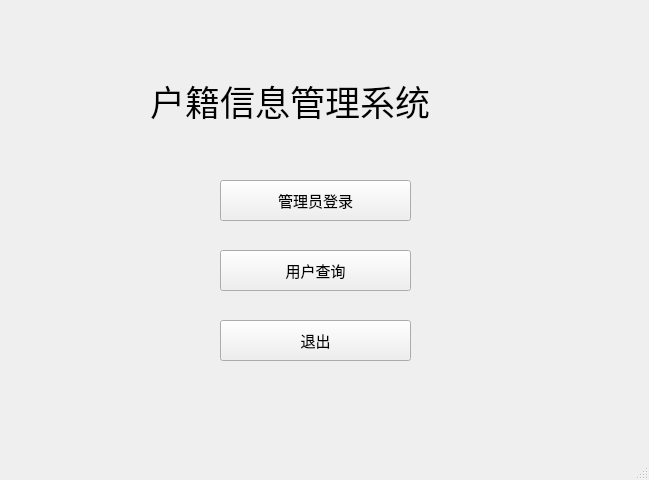
<?xml version="1.0" encoding="UTF-8"?>
<ui version="4.0">
 <class>MainWindow</class>
 <widget class="QMainWindow" name="MainWindow">
  <property name="geometry">
   <rect>
    <x>0</x>
    <y>0</y>
    <width>649</width>
    <height>480</height>
   </rect>
  </property>
  <property name="windowTitle">
   <string>MainWindow</string>
  </property>
  <widget class="QWidget" name="centralwidget">
   <widget class="QLabel" name="label">
    <property name="geometry">
     <rect>
      <x>150</x>
      <y>70</y>
      <width>361</width>
      <height>61</height>
     </rect>
    </property>
    <property name="font">
     <font>
      <family>华文行楷</family>
      <pointsize>26</pointsize>
     </font>
    </property>
    <property name="text">
     <string>户籍信息管理系统</string>
    </property>
   </widget>
   <widget class="QPushButton" name="pushButton_user">
    <property name="geometry">
     <rect>
      <x>220</x>
      <y>250</y>
      <width>191</width>
      <height>41</height>
     </rect>
    </property>
    <property name="font">
     <font>
      <family>新宋体</family>
      <pointsize>11</pointsize>
     </font>
    </property>
    <property name="text">
     <string>用户查询</string>
    </property>
   </widget>
   <widget class="QPushButton" name="pushButton_exit">
    <property name="geometry">
     <rect>
      <x>220</x>
      <y>320</y>
      <width>191</width>
      <height>41</height>
     </rect>
    </property>
    <property name="font">
     <font>
      <family>新宋体</family>
      <pointsize>11</pointsize>
     </font>
    </property>
    <property name="text">
     <string>退出</string>
    </property>
   </widget>
   <widget class="QPushButton" name="pushButton_admin">
    <property name="geometry">
     <rect>
      <x>220</x>
      <y>180</y>
      <width>191</width>
      <height>41</height>
     </rect>
    </property>
    <property name="font">
     <font>
      <family>新宋体</family>
      <pointsize>11</pointsize>
     </font>
    </property>
    <property name="text">
     <string>管理员登录</string>
    </property>
   </widget>
  </widget>
  <widget class="QMenuBar" name="menubar">
   <property name="geometry">
    <rect>
     <x>0</x>
     <y>0</y>
     <width>649</width>
     <height>26</height>
    </rect>
   </property>
  </widget>
  <widget class="QStatusBar" name="statusbar"/>
 </widget>
 <tabstops>
  <tabstop>pushButton_admin</tabstop>
  <tabstop>pushButton_user</tabstop>
  <tabstop>pushButton_exit</tabstop>
 </tabstops>
 <resources/>
 <connections/>
</ui>
